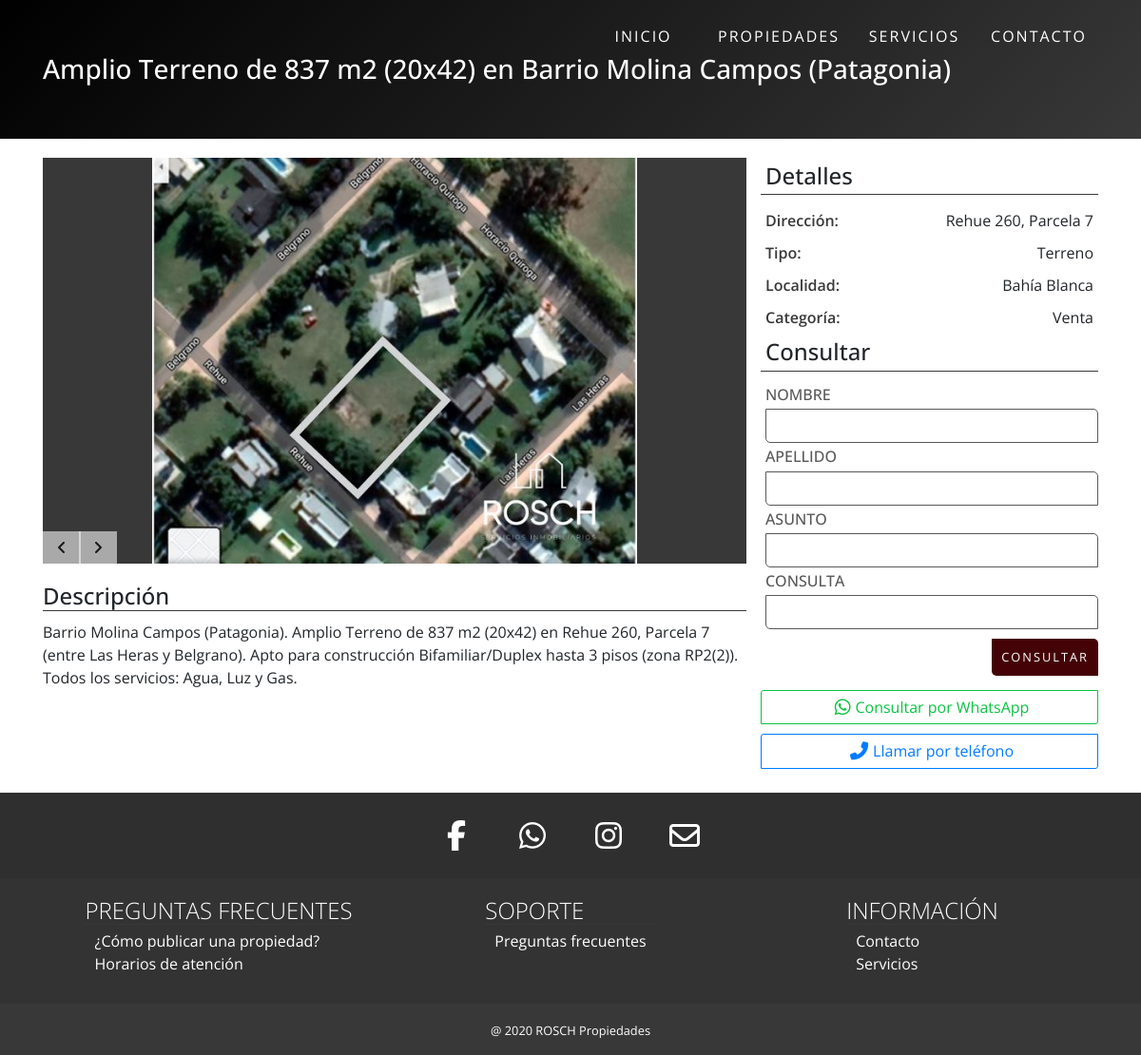
The app's page /detalles.php?Propiedad=4 with its own data.
### tables this page shows
CREATE TABLE `propiedades` (
  `ID_Propiedad` int(11) NOT NULL,
  `Título` varchar(255) NOT NULL,
  `Dirección` varchar(255) NOT NULL,
  `ID_Tipo` tinyint(4) NOT NULL,
  `Piso` tinyint(4) DEFAULT NULL,
  `Departamento` varchar(20) DEFAULT NULL,
  `Descripción` text DEFAULT NULL,
  `Localidad` varchar(255) NOT NULL,
  `Categoría` varchar(255) NOT NULL
);

CREATE TABLE `tipos_propiedades` (
  `ID_Tipo` tinyint(11) NOT NULL,
  `Nombre_Tipo` varchar(255) NOT NULL
);

### detalles.php (the view, shortened to what this page needs)
<?php
if ($_SERVER['REQUEST_METHOD'] == 'POST') {
    header('Location: propiedades.php');
} else {
    if (!isset($_GET['Propiedad']) || $_GET['Propiedad'] == "") {
        header('Location: propiedades.php');
    } else {
        require_once 'conexion.php';
        $consulta = $conexionBD->prepare("SELECT propiedades.Título, propiedades.Dirección, tipos_propiedades.Nombre_Tipo AS Tipo, propiedades.Piso, propiedades.Departamento, propiedades.Descripción, propiedades.Localidad, propiedades.Categoría FROM propiedades INNER JOIN tipos_propiedades ON propiedades.ID_Tipo = tipos_propiedades.ID_Tipo WHERE propiedades.ID_Propiedad = ?");
        $consulta->execute(array($_GET['Propiedad']));
        $propiedad = $consulta->fetch(PDO::FETCH_ASSOC);
    }
}
?>
<!DOCTYPE html>
<html lang="en">
<head>
	<link rel="stylesheet" href="https://stackpath.bootstrapcdn.com/bootstrap/4.5.2/css/bootstrap.min.css">
	<link href='https://cdn.jsdelivr.net/npm/boxicons@2.0.5/css/boxicons.min.css' rel='stylesheet'>
    <link rel="stylesheet" href="css/master.css">
    <link rel="stylesheet" href="css/detalles.css">
</head>
<body>
    <div class="banner">
        <h3 class="container"><?php echo $propiedad['Título']; ?></h3>
    </div>
    <div class="detalles row container">
        <div class="col-md-8">
            <?php $imgs = glob('imgs/propiedades/' . $propiedad['Título'] . '/*') ?>
            <div class="slider">
                <?php
                    foreach ($imgs as $img) {
                        echo "<div class=\"slide-image\"><img src=\"$img\" alt=\"\"></div>";
                    }
                ?>
                <button><i class="fas fa-angle-left"></i></button>
                <button><i class="fas fa-angle-right"></i></button>
            </div>
            <div class="detalles">
                <h4>Descripción</h4>
                <?php
                    echo "<p>{$propiedad['Descripción']}</p>"
                ?>
            </div>
        </div>
        <div class="col-md-4">
            <div class="desc">
                <h4>Detalles</h4>
                <div class="grid">
                    <?php
                        foreach ($propiedad as $campo => $dato) {
                            if ($campo != 'Descripción' && $campo != 'Título') {
                                if ($dato != "") {
                                    echo "<div class=\"header\">$campo:</div>";
                                    echo "<div class=\"data\">$dato</div>";
                                }
                            }
                        }
                    ?>
                </div>
            </div>
            <div class="consultas">
                <form action="">
                    <h4>Consultar</h4>
                    <label>
                        <h6>Nombre</h6>
                        <input type="text" required>
                    </label>
                    <label>
                        <h6>Apellido</h6>
                        <input type="text" required>
                    </label>
                    <label>
                        <h6>Asunto</h6>
                        <input type="text" required>
                    </label>
                    <label>
                        <h6>Consulta</h6>
                        <input type="text" required>
                    </label>
                    <button class="button">Consultar</button>
                    <a href=""><i class="fab fa-whatsapp"></i>Consultar por WhatsApp</a>
                    <a href=""><i class="fas fa-phone-alt"></i>Llamar por teléfono</a>
                </form>
            </div>
        </div>
    </div>
</body>
</html>

### css/master.css (style rules this page uses)
html { font-size: 16px; scroll-behavior: smooth; color: #202020; }
html * { -webkit-box-sizing: border-box; box-sizing: border-box; padding: 0; margin: 0; font-family: 'Open Sans', sans-serif; }
body { background-color: white; }
header { position: fixed; z-index: 2; top: 0; width: 100%; background-color: transparent; -webkit-transition: 0.3s ease-in-out; transition: 0.3s ease-in-out; }
header ul { list-style: none; margin: 0; }
header .container { display: -webkit-box; display: -ms-flexbox; display: flex; -ms-flex-wrap: wrap; flex-wrap: wrap; -webkit-box-pack: justify; -ms-flex-pack: justify; justify-content: space-between; -webkit-box-align: center; -ms-flex-align: center; align-items: center; }
header .container .md-menu { display: none; height: 75px; }
header .container .md-menu ul { height: 100%; display: -webkit-box; display: -ms-flexbox; display: flex; -webkit-box-align: center; -ms-flex-align: center; align-items: center; }
header .container .md-menu ul li { height: 100%; min-width: 125px; letter-spacing: 2px; margin: 0 3px; display: -webkit-box; display: -ms-flexbox; display: flex; -webkit-transition: 0.3s ease-in-out; transition: 0.3s ease-in-out; text-transform: uppercase; }
header .container .md-menu ul li:nth-child(2) { padding: 0 10px; }
header .container .md-menu ul li a { margin: auto; color: white; -webkit-transition: 0.3s ease-in-out; transition: 0.3s ease-in-out; }
header .container .md-menu ul li:last-child { margin-right: 0; }
.button { font-size: 0.8rem; display: block; min-width: 50px; padding: 10px; margin: 0 5px; background-color: #440206; border-radius: 2px; color: white; text-transform: uppercase; letter-spacing: 2px; -webkit-transition: 0.3s ease-in-out; transition: 0.3s ease-in-out; }
.social { display: -webkit-box; display: -ms-flexbox; display: flex; -webkit-box-pack: center; -ms-flex-pack: center; justify-content: center; }
.social a { margin: auto 10px; height: 60px; font-size: 2rem; width: 60px; padding: 6px; text-align: center; border-radius: 50%; -webkit-transition: 0.5s ease-in-out; transition: 0.5s ease-in-out; display: -webkit-box; display: -ms-flexbox; display: flex; }
.social a i { color: white; margin: auto; }
.social a:nth-child(3) { position: relative; }
.social a:nth-child(3)::before, .social a:nth-child(3)::after { content: ""; position: absolute; width: 100%; height: 100%; top: 0; left: 0; border-radius: 50%; z-index: -1; }
.social a:nth-child(3)::before { background-image: linear-gradient(45deg, #f09433 0%, #e6683c 25%, #dc2743 50%, #cc2366 75%, #bc1888 100%); }
.social a:nth-child(3)::after { -webkit-transition: 0.5s ease-in-out; transition: 0.5s ease-in-out; background-color: #2F2F2F; opacity: 1; }
footer { color: white; }
footer .footer-row { width: 100%; padding: 15px; }
footer .footer-row h4 { text-transform: uppercase; font-weight: 300; margin: 0; }
footer .footer-row:nth-child(1) { background-color: #2f2f2f; }
footer .footer-row:nth-child(2) { background-color: #333333; }
footer .footer-row:nth-child(3) { background-color: #383838; }
footer .footer-row small { display: inline-block; width: 100%; text-align: center; }
footer .footer-links { display: -ms-grid; display: grid; -ms-grid-columns: 100%; grid-template-columns: 100%; grid-auto-rows: 1fr; -webkit-box-pack: center; -ms-flex-pack: center; justify-content: center; width: -webkit-fit-content; width: -moz-fit-content; width: fit-content; }
footer .footer-links div { padding: 5px; }
footer .footer-links div ul { padding: 5px 10px 10px; list-style: none; margin: 0; }
footer .footer-links div ul a { color: white; position: relative; }
footer .footer-links div ul a::before, footer .footer-links div ul a::after { content: ""; position: absolute; width: 0; height: 2px; bottom: -2px; left: 0; opacity: 0.9; -webkit-transition: 0.3s ease-in-out; transition: 0.3s ease-in-out; }
footer .footer-links div ul a::before { background-color: white; -webkit-transition-delay: 0ms; transition-delay: 0ms; }
footer .footer-links div ul a::after { background-color: #440206; -webkit-transition-delay: 0.15s; transition-delay: 0.15s; }
@media only screen and (min-width: 600px) { footer .footer-links { -ms-grid-columns: (1fr)[3]; grid-template-columns: repeat(3, 1fr); -webkit-box-pack: unset; -ms-flex-pack: unset; justify-content: unset; width: auto; justify-items: center; } }
@media only screen and (min-width: 768px) { header .container .md-menu { display: -webkit-box; display: -ms-flexbox; display: flex; } }

### records on screen
propiedades: Título "Amplio Terreno de 837 m2 (20x42) en Barrio Molina Campos (Patagonia)", Título (picture), Descripción "Barrio Molina Campos (Patagonia). Amplio Terreno de 837 m2 (20x42) en Rehue 260, Parcela 7 (entre Las Heras y Belgrano). Apto para construcción Bifamiliar/Duplex hasta 3 pisos (zona RP2(2)). Todos los servicios: Agua, Luz y Gas.", Dirección "Rehue 260, Parcela 7", ID_Tipo.Nombre_Tipo "Terreno", Localidad "Bahía Blanca", Categoría "Venta"

### other values on screen
$campo "Dirección"
$campo "Tipo"
$campo "Localidad"
$campo "Categoría"
